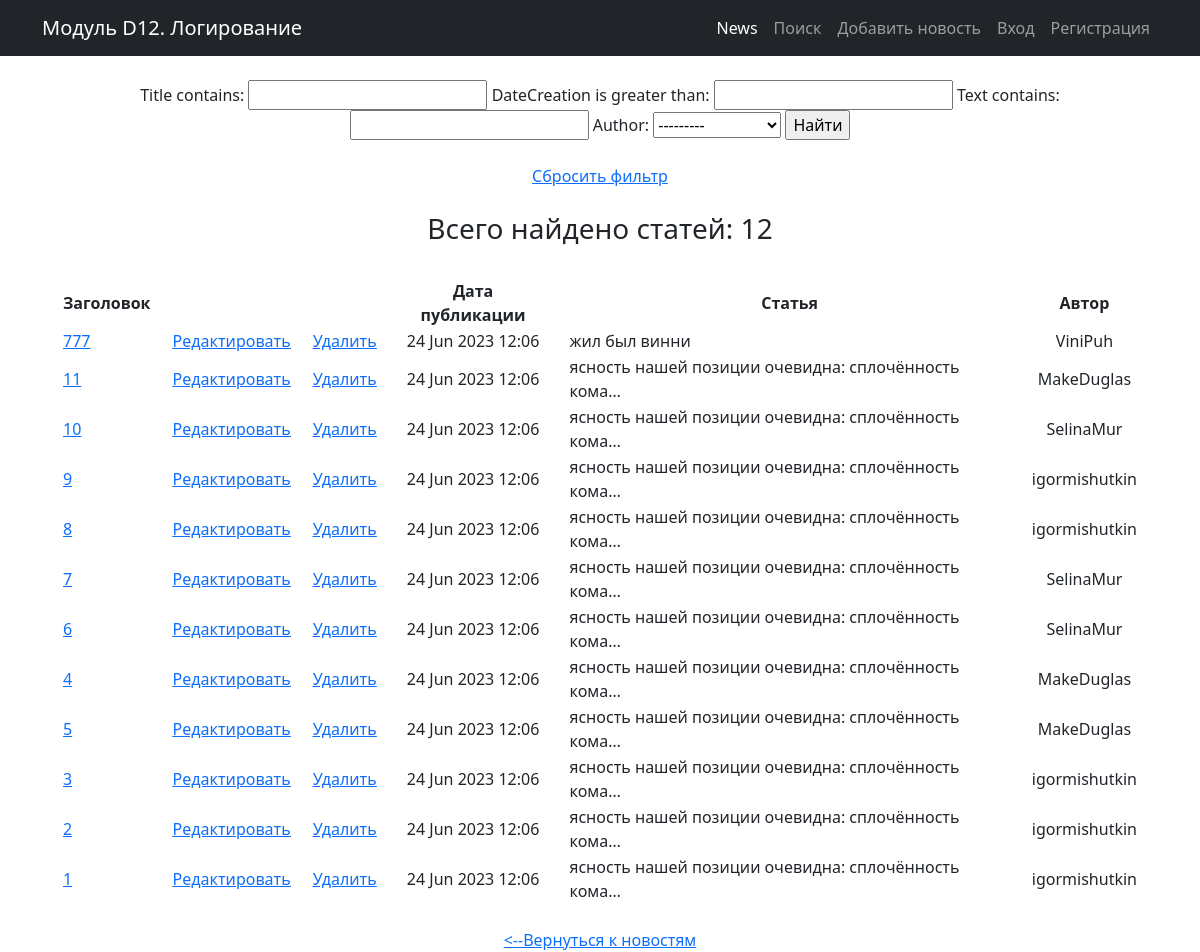
The app's page /news/search/ with its own data.
### news/models.py (models this page shows, shortened)
class Post(models.Model):
    author = models.ForeignKey(Author, on_delete=models.CASCADE)
    NEWS = 'NW'
    ARTICLE = 'AR'
    CATEGORY_CHOICES = (
        (NEWS, 'Новость'),
        (ARTICLE, 'Статья')
    )
    categoryType = models.CharField(max_length=2, choices=CATEGORY_CHOICES, default=ARTICLE)
    dateCreation = models.DateTimeField(auto_now_add=True)
    postCategory = models.ManyToManyField(Category, through='PostCategory')
    title = models.CharField(max_length=128)
    text = models.TextField()
    rating = models.SmallIntegerField(default=0)

class Author(models.Model):
    authorUser = models.OneToOneField(User, on_delete=models.CASCADE)
    ratingAuthor = models.SmallIntegerField(default=0)
    def __str__(self):
        return f'{self.authorUser}'

### news/views.py (the view)
# urls.py: path('search/', PostSearchView.as_view(), name='post_search'),
class PostSearchView(ListView):
    model = Post
    template_name = 'news_app/post_search.html'
    context_object_name = 'news'
    ordering = ['-dateCreation']
    def get_context_data(self, **kwargs):
        context = super().get_context_data(**kwargs)
        context['filter'] = PostFilter(self.request.GET, queryset=self.get_queryset()) # вписываем наш фильтр в контекст
        return context

### news/templatetags/custom_filters.py (called while the page is built)
@register.filter(name='censor') # регистрируем наш фильтр под именем censor,
def censor(censor_text): # первый аргумент здесь — это то значение, к которому надо применить фильтр,
    for word in censor_words:
        censor_text = censor_text.lower().replace(word.lower(), '*censor*')  # переводим в строчные буквы, заменяем на *censor*
    return censor_text # возвращаемое функцией значение — это то значение, которое подставится к нам в шаблон

### templates/news_app/post_search.html (shortened to what this page needs)
{% extends 'flatpages/default.html' %}
{% load custom_filters %}
{% load cache %}
{% cache 30 content %}
{% block content %}
    <br>
    {% if news %}
        <form method="GET">
            {{ filter.form }}
            <input type="submit" value="Найти">
            <br><br>
            <a href="{% url 'post_search' %}">Сбросить фильтр</a>
        </form>
        <br>
        <h3>Всего найдено статей:  {{ filter.qs|length }} </h3>
        <br>
        <table style="border-collapse: separate; border-spacing: 20px 0;">
            <thead>
                <th> Заголовок </th>
                <th></th>
                <th></th>
                <th> Дата публикации </th>
                <th> Статья </th>
                <th> Автор </th>
            </thead>
            {% for post in filter.qs %}
                <tr>
                    <td class="text-start">
                        <a href="{% url 'post_detail' post.id %}"> {{ post.title|censor|truncatechars:30 }}</a>
                    </td>
                    <td>
                        <a href="{% url 'post_update' post.id %}"><u>Редактировать</u></a>
                    </td>
                    <td>
                        <a href="{% url 'post_delete' post.id %}"><u> Удалить </u></a>
                    </td>
                    <td> {{ post.dateCreation|date:'d M Y h:m' }} </td>
                    <td class="text-start"> {{ post.text|censor|truncatechars:50 }} </td>
                    <td> {{ post.author }} </td>
                </tr>
            {% endfor %}
        </table>
        {% else %}
            <br>
            <h2>Статей нет!</h2>
    {% endif %}
    <br>
    <a href="/news/"> <--Вернуться к новостям </a>
{% endblock content %}
{% endcache %}

### records on screen
Post: title|censor "777", dateCreation "24 Jun 2023 12:06", text|censor "жил был винни", author "ViniPuh"
Post: title|censor "11", dateCreation "24 Jun 2023 12:06", text|censor "ясность нашей позиции очевидна: сплочённость кома…", author "MakeDuglas"
Post: title|censor "10", dateCreation "24 Jun 2023 12:06", text|censor "ясность нашей позиции очевидна: сплочённость кома…", author "SelinaMur"
Post: title|censor "9", dateCreation "24 Jun 2023 12:06", text|censor "ясность нашей позиции очевидна: сплочённость кома…", author "igormishutkin"
Post: title|censor "8", dateCreation "24 Jun 2023 12:06", text|censor "ясность нашей позиции очевидна: сплочённость кома…", author "igormishutkin"
Post: title|censor "7", dateCreation "24 Jun 2023 12:06", text|censor "ясность нашей позиции очевидна: сплочённость кома…", author "SelinaMur"
Post: title|censor "6", dateCreation "24 Jun 2023 12:06", text|censor "ясность нашей позиции очевидна: сплочённость кома…", author "SelinaMur"
Post: title|censor "4", dateCreation "24 Jun 2023 12:06", text|censor "ясность нашей позиции очевидна: сплочённость кома…", author "MakeDuglas"
Post: title|censor "5", dateCreation "24 Jun 2023 12:06", text|censor "ясность нашей позиции очевидна: сплочённость кома…", author "MakeDuglas"
Post: title|censor "3", dateCreation "24 Jun 2023 12:06", text|censor "ясность нашей позиции очевидна: сплочённость кома…", author "igormishutkin"
Post: title|censor "2", dateCreation "24 Jun 2023 12:06", text|censor "ясность нашей позиции очевидна: сплочённость кома…", author "igormishutkin"
Post: title|censor "1", dateCreation "24 Jun 2023 12:06", text|censor "ясность нашей позиции очевидна: сплочённость кома…", author "igormishutkin"

### other values on screen
{{ filter.qs|length }} "12"
